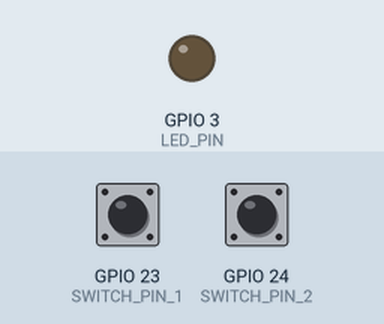
The program below on a simulated Raspberry Pi (BCM pin numbers). Parts: output pins drawn as LEDs (lit = HIGH). Dashed ring = blinking. The test bench sets the inputs (shaded band); at power-on: GPIO 23 (SWITCH_PIN_1) HIGH, GPIO 24 (SWITCH_PIN_2) HIGH.

Above: at 1.2 s.
1.3 s: GPIO 23 (SWITCH_PIN_1) pulled LOW for 1 s
At 1.55 s:
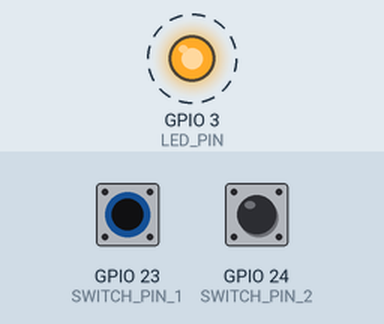
4.3 s: GPIO 24 (SWITCH_PIN_2) pulled LOW for 3.2 s
At 8.6 s:
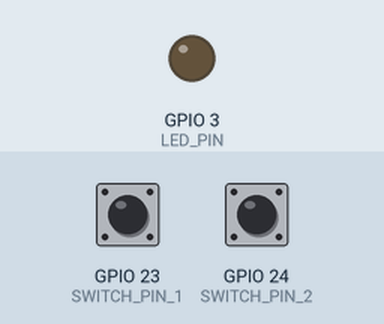
9.0 s: GPIO 23 (SWITCH_PIN_1) pulled LOW for 3.2 s
At 9.25 s:
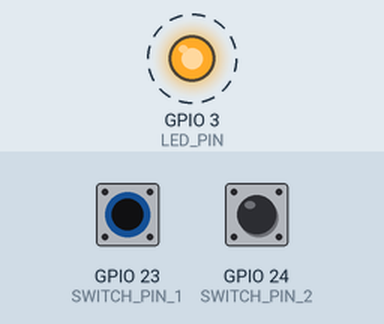
Timing chart, 0 to 13.6 s (numbered marks = the images above; inputs shaded):
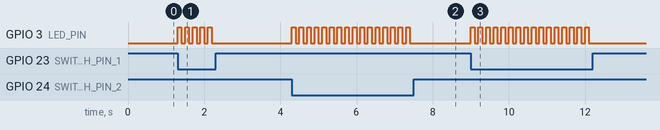

Measured:
- after the input at 1.3 s, GPIO 3 (LED_PIN): alternates HIGH for 0.10 s and LOW for 0.10 s, 10 changes in all, then stays LOW, starting at once
- after the input at 4.3 s, GPIO 3 (LED_PIN): alternates HIGH for 0.10 s and LOW for 0.10 s, 32 changes in all, then stays LOW, starting at once
- after the input at 9.0 s, GPIO 3 (LED_PIN): alternates HIGH for 0.10 s and LOW for 0.10 s, 32 changes in all, then stays LOW, starting at once

The program:

switch_exercise2.py
```python
# encoding: utf-8

#LED電球１個を使用する
#タクトスイッチ２個を使用する
#GPIOのピンは好きなものを使用してよい
#スイッチが押されていない間は、LED電球を消灯させる
#スイッチが片方だけ押されている間は、LED電球を0.1秒間隔で点滅させる
#スイッチが両方とも押されている間は、LED電球を点灯させる

import RPi.GPIO as GPIO
import time

SWITCH_PIN_1 = 23
SWITCH_PIN_2 = 24
LED_PIN = 3

GPIO.setwarnings(False)
GPIO.cleanup()

GPIO.setmode(GPIO.BCM)
GPIO.setup(SWITCH_PIN_1, GPIO.IN, pull_up_down=GPIO.PUD_UP)
GPIO.setup(SWITCH_PIN_2, GPIO.IN, pull_up_down=GPIO.PUD_UP)

GPIO.setup(LED_PIN, GPIO.OUT)

while True:
    if GPIO.input(SWITCH_PIN_1) == 1 and GPIO.input(SWITCH_PIN_2) == 1:
        GPIO.output(LED_PIN, GPIO.LOW)
    elif GPIO.input(SWITCH_PIN_1) == 0 and GPIO.input(SWITCH_PIN_2) == 0:
        GPIO.output(LED_PIN, GPIO.HIGH)
    else:
        GPIO.output(LED_PIN, GPIO.HIGH)
        time.sleep(0.1)
        GPIO.output(LED_PIN, GPIO.LOW)
        time.sleep(0.1)
```
